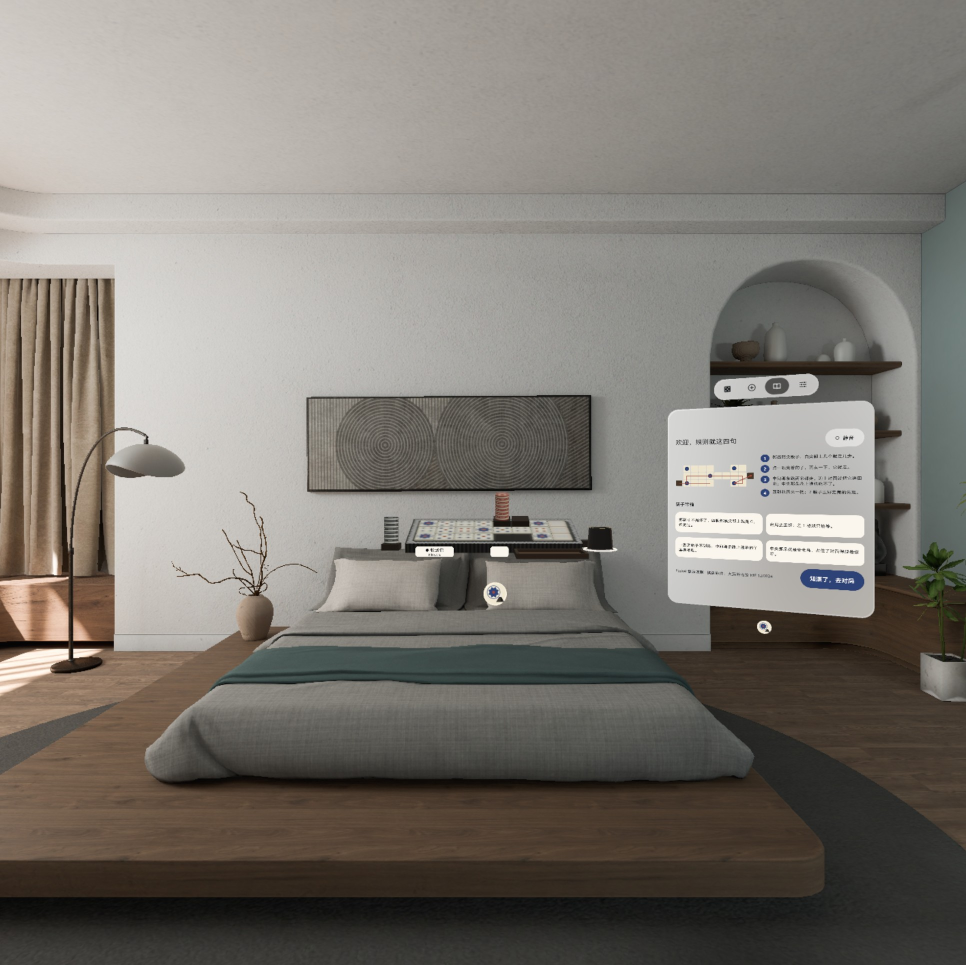
#> input picture dev-context/kj-mbp-m5/_images/001721dc31efd0c952b3.jpg, 1932 x 1930 px (shown at 1/2 size)
$ python blank.py ../dev-context/kj-mbp-m5/_images/001721dc31efd0c952b3.jpg
#> lines starting #> are read from the running program, lines starting #| are printed output that depends on the picture; after the words box and inside, x2 and y2 are one past the last pixel; in counts of white or black regions, pixels touching at a corner belong together
"""Largest continuous blank band of the control window in a screenshot (QA q1-3: <= 25 % of the window height).

  python3 tools/blank.py SHOT.png [...]      prints window box, blank band (px and % of window height) per file

The window is found as the big light, low-saturation rounded rectangle; a row is blank when its luminance spread
across the inner 90 % of the window width is tiny (no text, no control edge)."""
import sys
from PIL import Image
import numpy as np


def analyse(path):
    """Frontal shot: window width from the glass columns, height = width x 620 / 560, bottom = where the left padding
    strip turns dark (floor / bed below the window)."""
    im = np.asarray(Image.open(path).convert("RGB")).astype(float)
    lum = 0.2126 * im[..., 0] + 0.7152 * im[..., 1] + 0.0722 * im[..., 2]
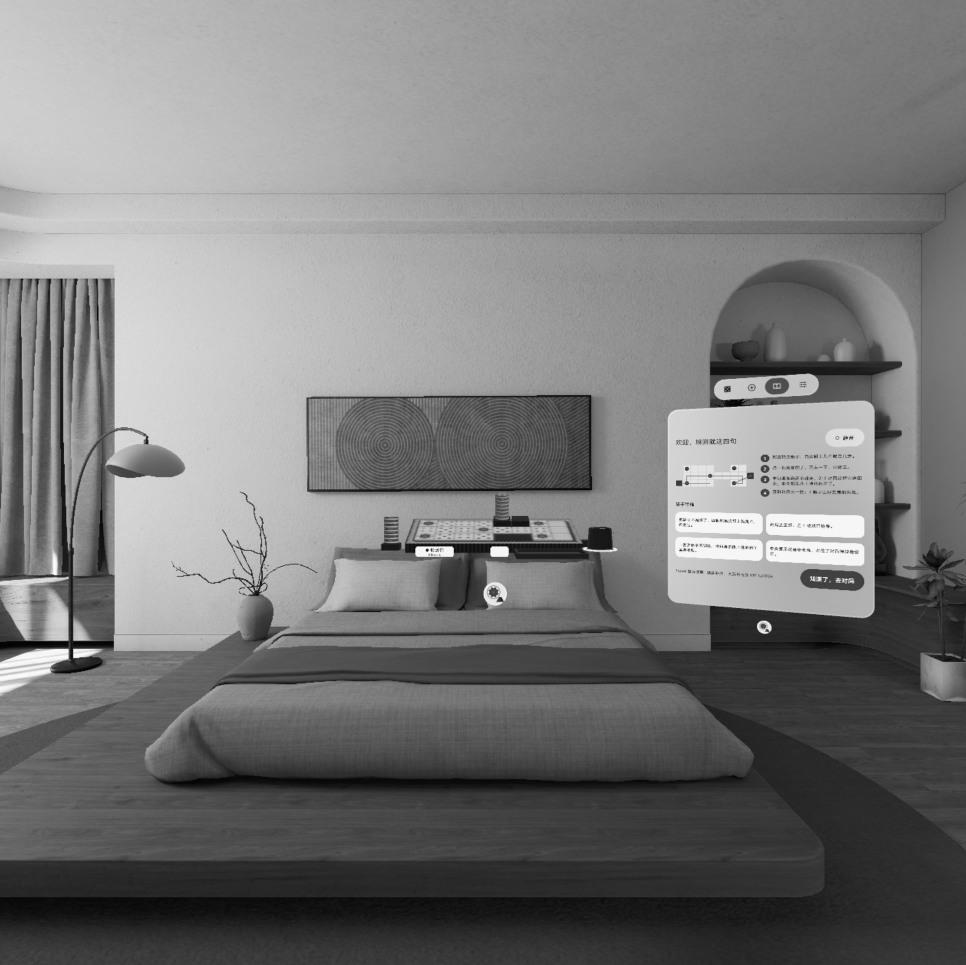
#> lum: shape (1930, 1932) float64 (shown at 1/2 size); min 0, max 254.6, mean 120.8
    sat = im.max(axis=2) - im.min(axis=2)
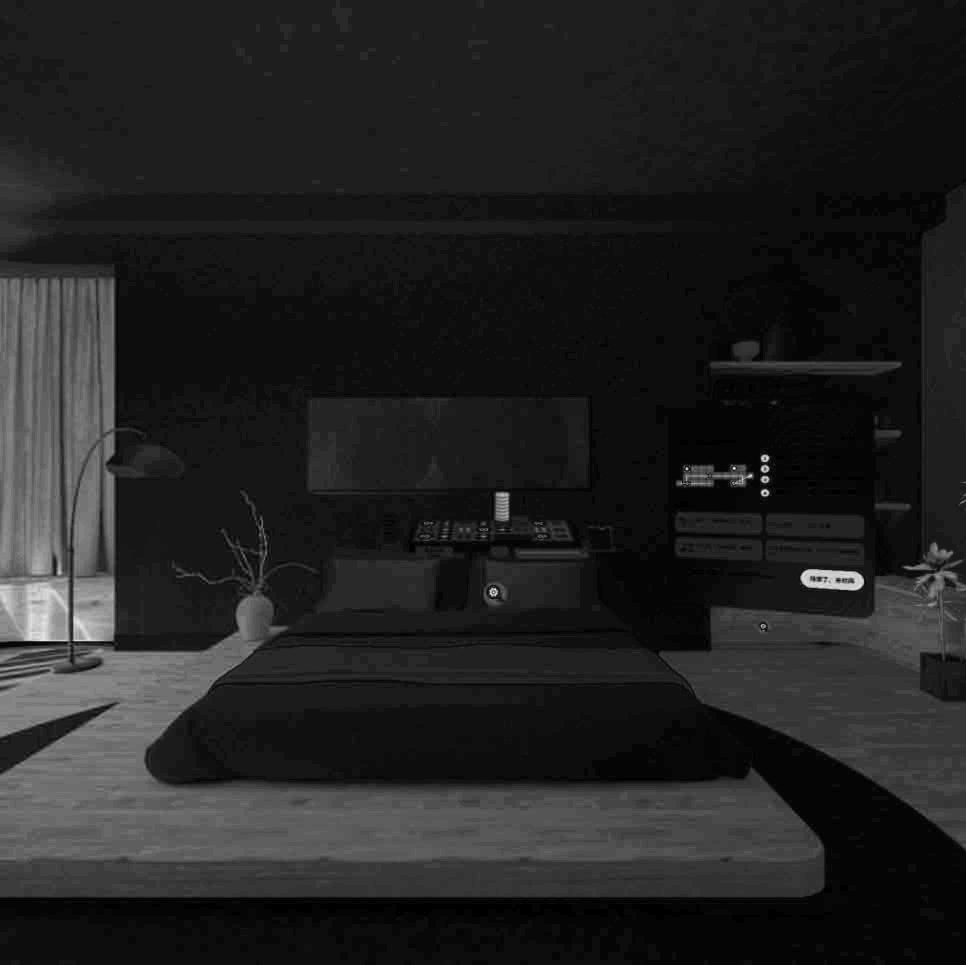
#> sat: shape (1930, 1932) float64 (shown at 1/2 size); min 0, max 92, mean 12.5; drawn with min black and max white
    glass = (lum > 170) & (sat < 22)
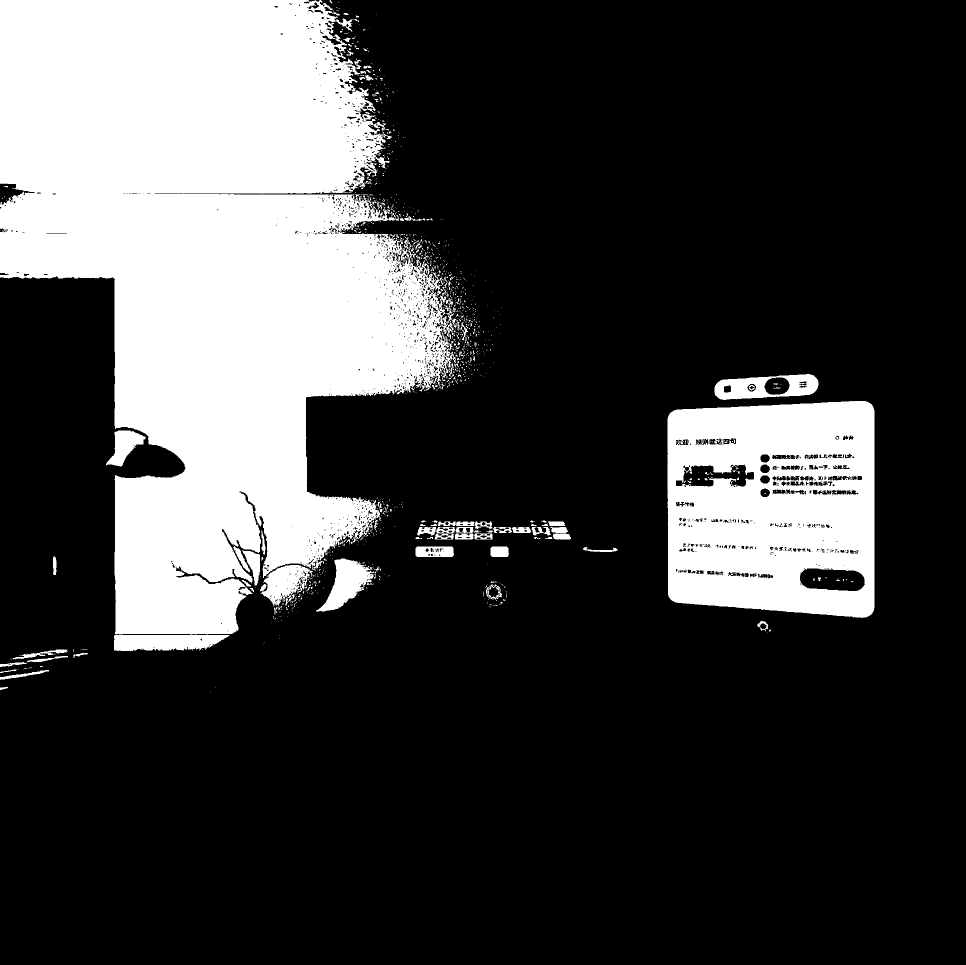
#> glass: shape (1930, 1932) bool (shown at 1/2 size); 24.5% white; 1071 white regions (957 under 20 px), largest, box (x1, y1, x2, y2) and area: (0, 0, 919, 1269) 717350, (1335, 802, 1749, 1236) 151698, (1429, 748, 1637, 800) 6356
    cols = glass.mean(axis=0)
#> cols = 1932 values, max 0.67 at index 381, min 0 at index 1142, mean 0.245
    xs = np.where(cols > 0.3)[0]
#> xs = 516 values from 106 to 736
    if len(xs) == 0:
        return None
    best = (xs[0], xs[0]); start = prev = xs[0]
#> after `best = (xs[0], xs[0])`: best = (106, 106)
#> after `start = prev = xs[0]`: start = 106; prev = 106
    for v in xs[1:]:
        if v != prev + 1:
            if prev - start > best[1] - best[0]: best = (start, prev)
            start = v
        prev = v
#> this loop made 515 passes
#> (v, best, start, prev) on pass 7: (228, (106, 112), 228, 228)
#> (v, prev) on passes 1 to 6: (107, 107), (108, 108), (109, 109), (110, 110), (111, 111), (112, 112)
    if prev - start > best[1] - best[0]: best = (start, prev)
#> best = (228, 736)
    x0, x1 = int(best[0]), int(best[1])
#> x0 = 228; x1 = 736
    h = int((x1 - x0) * 620 / 560)
#> h = 562
    strip = np.median(lum[:, x0 + 8:x0 + 24], axis=1)
#> strip = 1930 values, max 218.9 at index 693, min 9.07 at index 1796, mean 161.7
    y = lum.shape[0] // 2
#> y = 965
    dark = 0
    while y < lum.shape[0] - 1 and dark < 8:
        y += 1
        dark = dark + 1 if strip[y] < 150 else 0
#> after the loop, y = 1309
    y1 = y - 8
#> y1 = 1301
    y0 = max(0, y1 - h)
#> y0 = 739
    return fixed(path, (x0, y0, x1, y1))


def fixed(path, box):
    """Blank band inside a known window rectangle (frontal pose of tools/shots.py: same rect for every shot)."""
#> called with box = (228, 739, 736, 1301)
    x0, y0, x1, y1 = box
    im = np.asarray(Image.open(path).convert("RGB")).astype(float)
    lum = 0.2126 * im[..., 0] + 0.7152 * im[..., 1] + 0.0722 * im[..., 2]
    h = y1 - y0; w = x1 - x0
    inner = lum[y0 + 40:y1 - 40, x0 + int(w * 0.06):x1 - int(w * 0.06)]
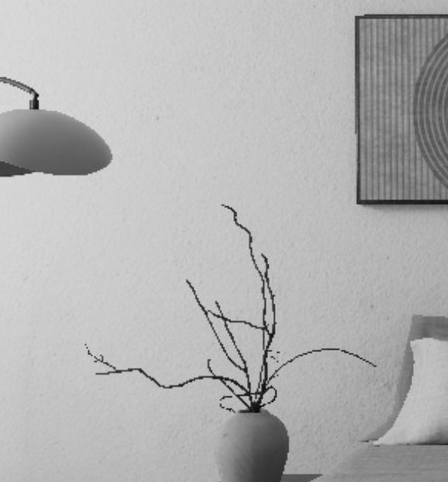
#> inner: shape (482, 448) float64; min 2.34, max 228.6, mean 179.4
    spread = inner.max(axis=1) - inner.min(axis=1)
#> spread = 482 values, max 213 at index 95, min 40 at index 3, mean 154.2
    run = best = 0
    for b in spread < 22:
        run = run + 1 if b else 0
        best = max(best, run)
    return box, best, best / h


BOX = None
args = sys.argv[1:]
if args and args[0] == "--box":
    BOX = tuple(int(v) for v in args[1].split(",")); args = args[2:]
for p in args:
    r = fixed(p, BOX) if BOX else analyse(p)
#> r = ((228, 739, 736, 1301), 0, 0)
    if r is None:
        print(p, "no window found"); continue
    box, px, frac = r
#> box = (228, 739, 736, 1301); px = 0; frac = 0
    print("%s  window=%s  blank=%dpx  %.0f%%" % (p.split('/')[-1], box, px, frac * 100))
#| 001721dc31efd0c952b3.jpg  window=(228, 739, 736, 1301)  blank=0px  0%

$ run again, on dev-context/kj-mbp-m5/_images/00906772da7f899a7646.jpg
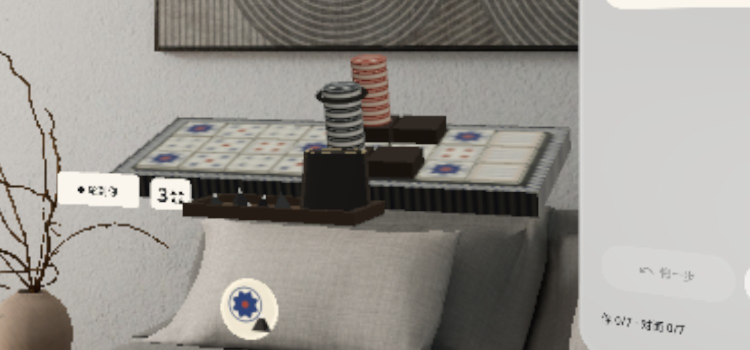
#> input picture dev-context/kj-mbp-m5/_images/00906772da7f899a7646.jpg, 1500 x 700 px (shown at 1/2 size)
#> in analyse, `glass = (lum > 170) & (sat < 22)`:
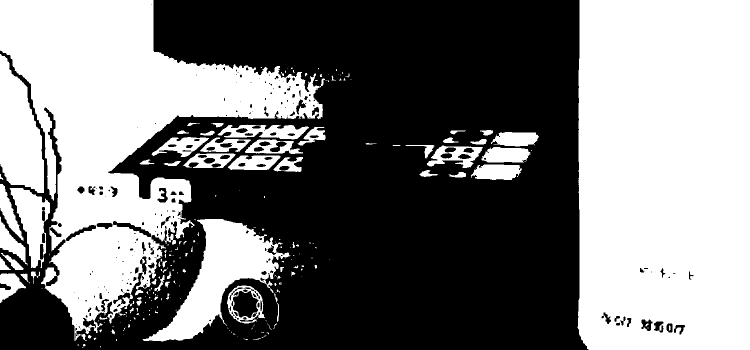
#> glass: shape (700, 1500) bool (shown at 1/2 size); 47.3% white; 224 white regions (145 under 20 px), largest, box (x1, y1, x2, y2) and area: (1155, 0, 1500, 700) 237440, (0, 0, 650, 682) 174805, (285, 438, 581, 683) 24885
#> cols = 1500 values, max 1 at index 1177, min 0 at index 655, mean 0.473
#> xs = 891 values from 0 to 1499
#> in analyse, `best = (xs[0], xs[0])`: best = (0, 0)
#> in analyse, `start = prev = xs[0]`: start = 0
#> the loop in analyse, `for v in xs[1:]:` made 890 passes
#> (best, start) on pass 545: ((0, 544), 549)
#> x1 = 544
#> h = 602
#> strip = 700 values, max 200.3 at index 5, min 38.57 at index 507, mean 177.7
#> the loop in analyse, `while y < lum.shape[0] - 1 and dark < 8:` made 20 passes
#> dark on passes 1 to 8: 0, 0, 0, 0, 0, 0, 0, 0
#> after the loop in analyse, `while y < lum.shape[0] - 1 and dark < 8:`: y = 370
#> y1 = 362
#> y0 = 0
#> in fixed, `inner = lum[y0 + 40:y1 - 40, x0 + int(w * 0.06):x1 - int(w * 0.06)]`:
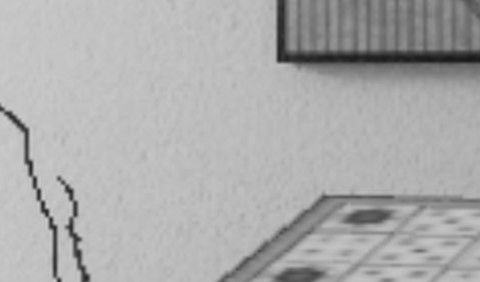
#> inner: shape (282, 480) float64; min 25.28, max 206.9, mean 172.7
#> spread = 282 values, max 174 at index 59, min 32 at index 94, mean 131.4
#> r = ((0, 0, 544, 362), 0, 0)
#> box = (0, 0, 544, 362); px = 0
#| 00906772da7f899a7646.jpg  window=(0, 0, 544, 362)  blank=0px  0%
